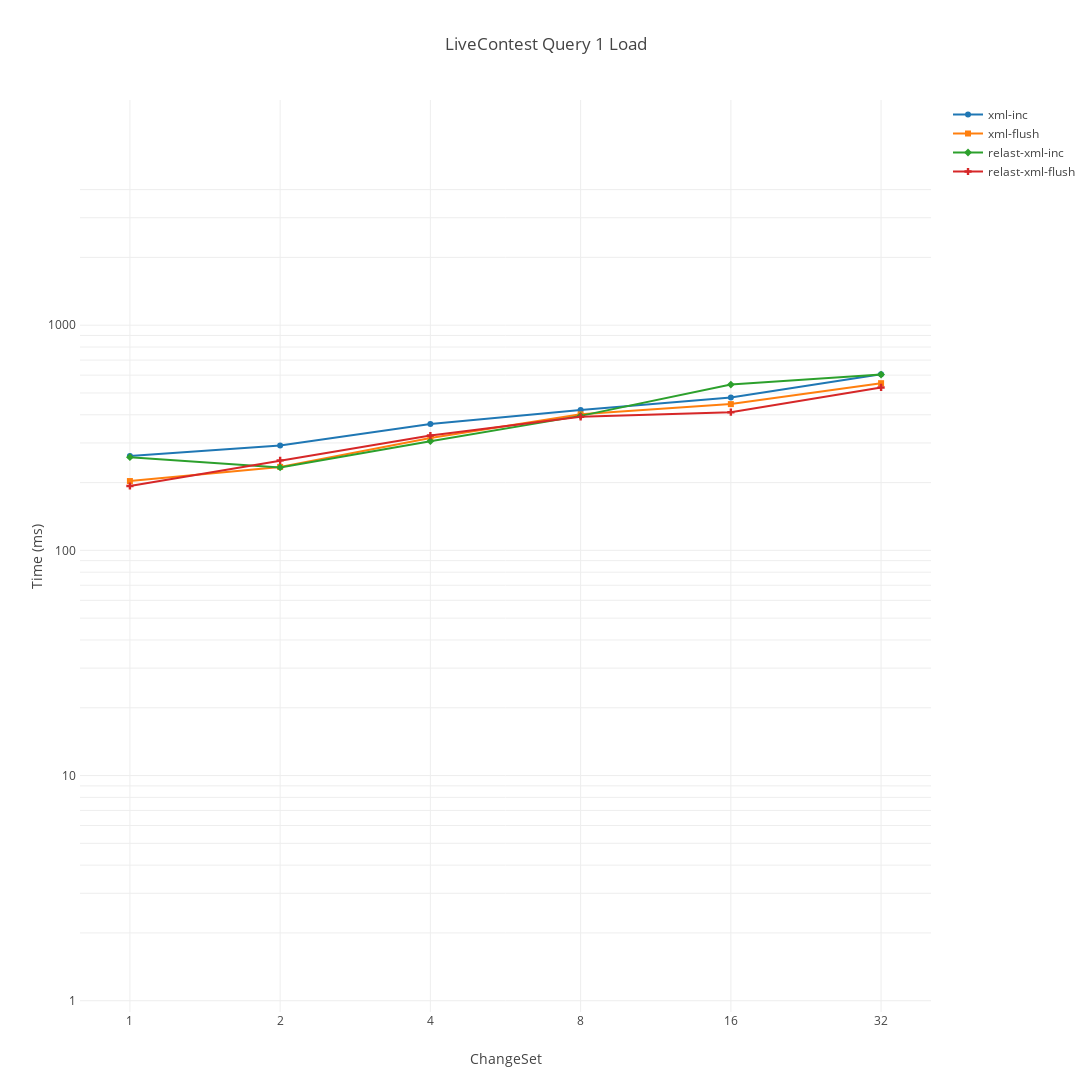
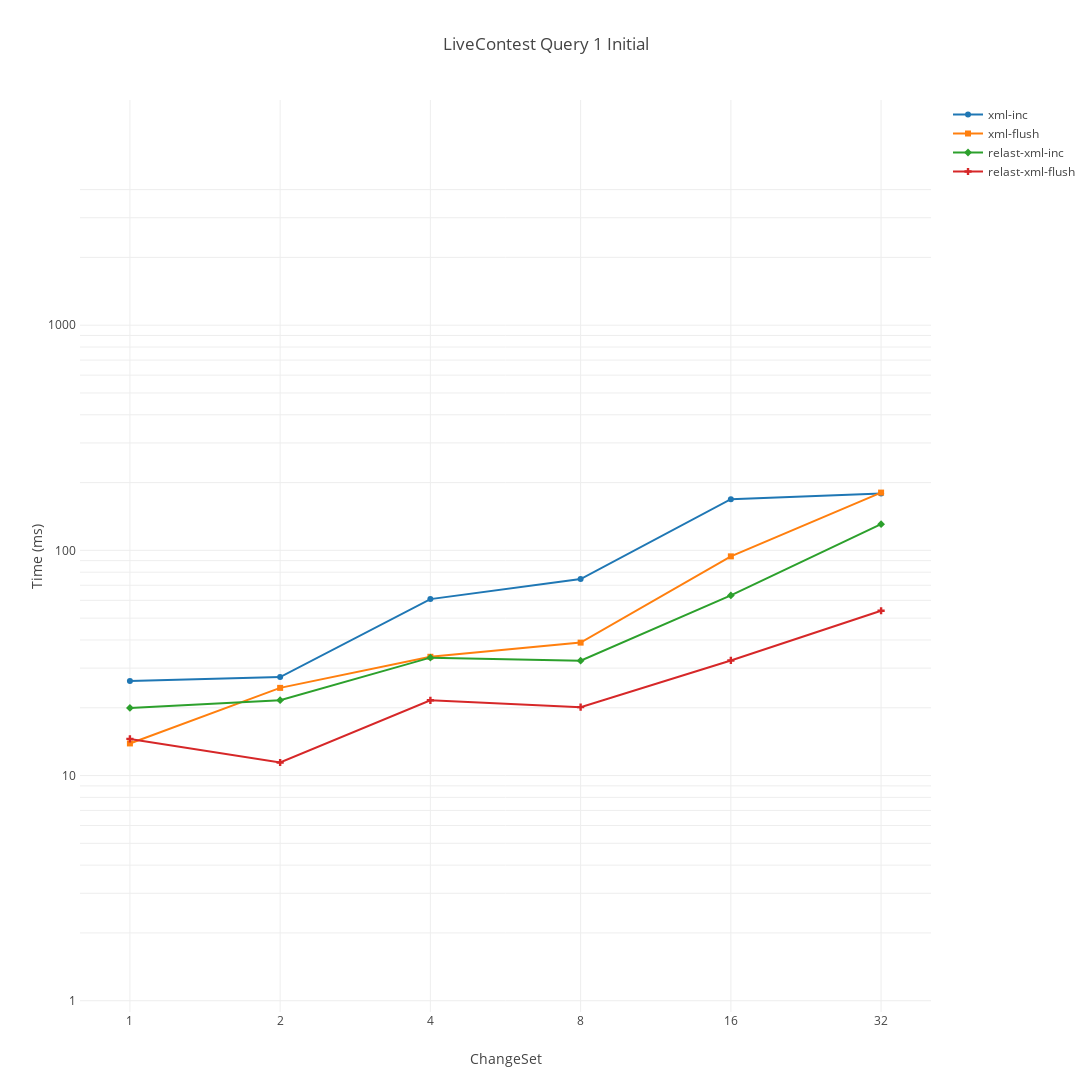
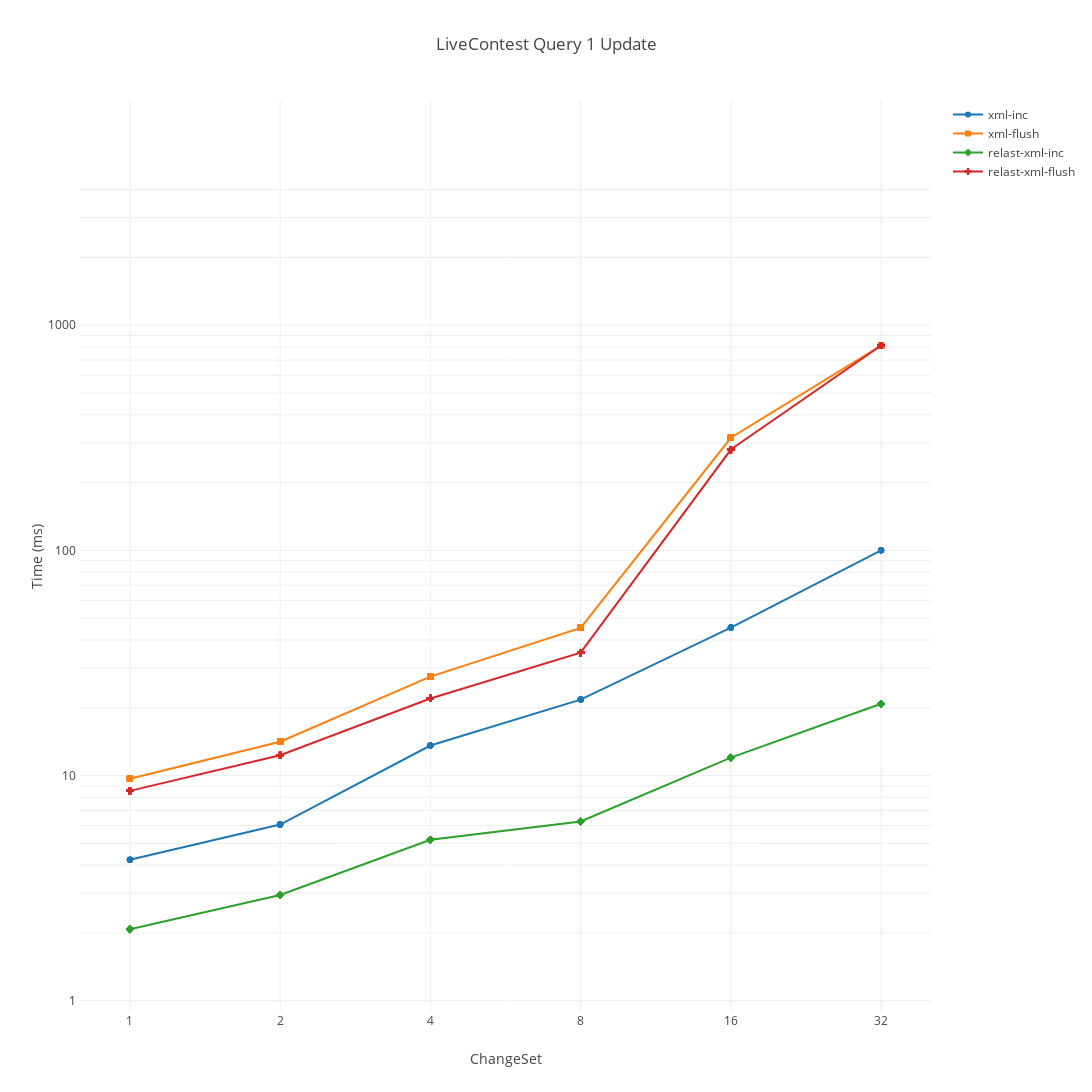
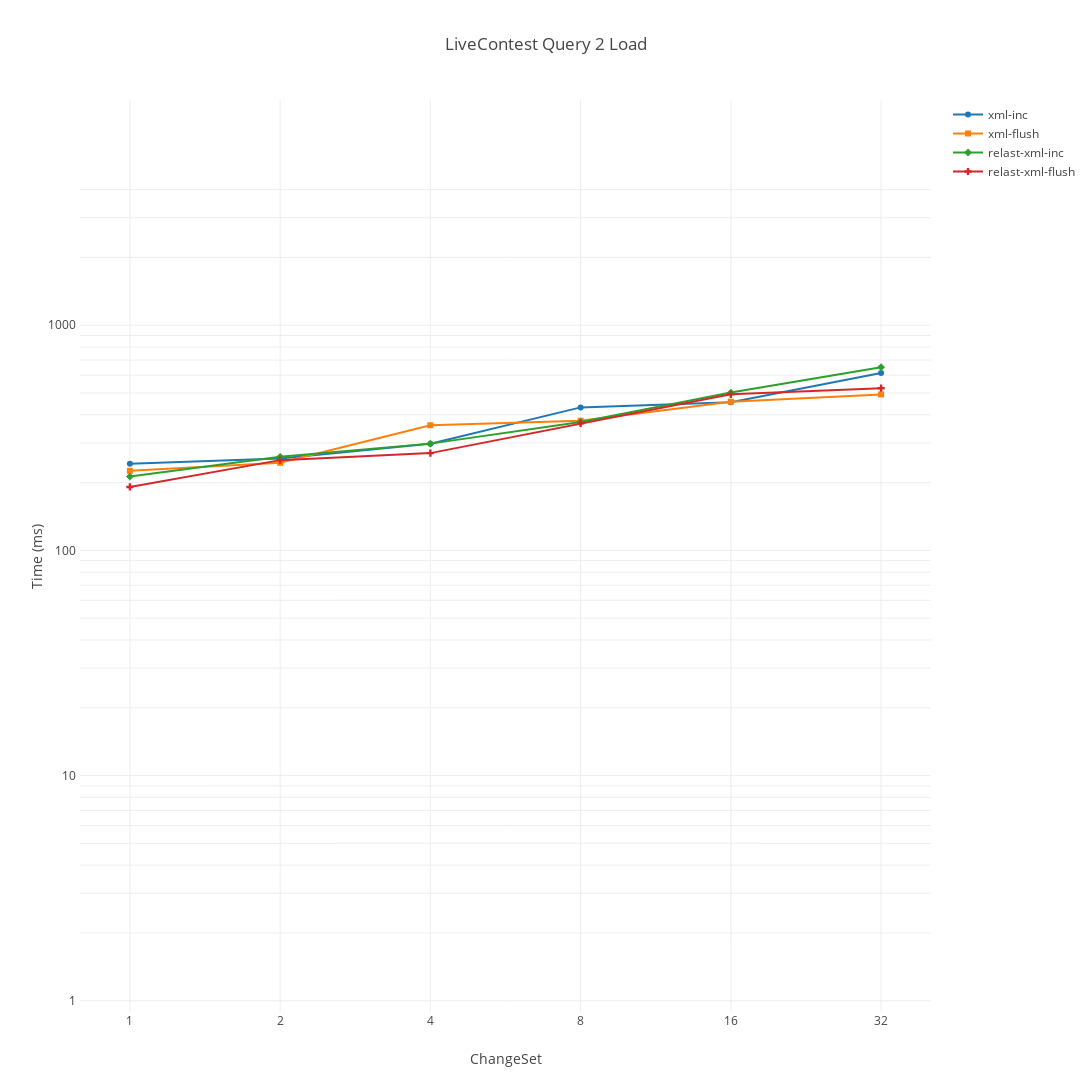

Notebook cell for these charts, in order:
### Code cell
printAll = True
files = []
for query in ('Q1', 'Q2') if printAll else ('Q1',):
    for phase in ('Load', 'Initial', 'Update') if printAll else ('Update',):
        new_data = output.query('View == @query & PhaseName == @phase')
        files.append(draw_scatter(new_data, query, phase, True, axes=create_axes(new_data, maxY=maxY)))
move_files(files)

### Figure 1 — Plotly figure (JSON) as saved in the notebook; plotly's stock layout.template omitted (floating-point values rounded to 4 significant figures)
{"data": [{"marker": {"size": 6, "symbol": 0}, "mode": "lines+markers", "name": "xml-inc", "type": "scatter", "uid": "df205542-9a52-11e8-b65a-3052cbe8778f", "x": [1, 2, 4, 8, 16, 32], "y": [262.3, 292.4, 364.2, 420.3, 477.2, 605.3]}, {"marker": {"size": 6, "symbol": 1}, "mode": "lines+markers", "name": "xml-flush", "type": "scatter", "uid": "df2057d6-9a52-11e8-b65a-3052cbe8778f", "x": [1, 2, 4, 8, 16, 32], "y": [203.2, 234.8, 315.3, 401.8, 446.2, 552.7]}, {"marker": {"size": 6, "symbol": 2}, "mode": "lines+markers", "name": "relast-xml-inc", "type": "scatter", "uid": "df205948-9a52-11e8-b65a-3052cbe8778f", "x": [1, 2, 4, 8, 16, 32], "y": [259.3, 233.5, 305.5, 395.6, 544.9, 603.2]}, {"marker": {"size": 6, "symbol": 3}, "mode": "lines+markers", "name": "relast-xml-flush", "type": "scatter", "uid": "df205a88-9a52-11e8-b65a-3052cbe8778f", "x": [1, 2, 4, 8, 16, 32], "y": [193.1, 250.9, 323.6, 391.7, 410.7, 529.1]}], "layout": {"height": 1200, "showlegend": true, "title": "LiveContest Query 1 Load", "width": 1600, "xaxis": {"range": [-0.1, 1.605], "tickvals": [1, 2, 4, 8, 16, 32], "title": "ChangeSet", "type": "log"}, "yaxis": {"exponentformat": "power", "range": [-0.05, 4], "ticktext": ["0.001 ", "", "", "", "", "", "", "", "", "0.01 ", "", "", "", "", "", "", "", "", "0.1 ", "", "", "", "", "", "", "", "", "1 ", "", "", "", "", "", "", "", "", "10 ", "", "", "", "", "", "", "", "", "100 ", "", "", "", "", "", "", "", "", "1000 ", "", "", ""], "tickvals": [0.001, 0.002, 0.003, 0.004, 0.005, 0.006, 0.007, 0.008, 0.009, 0.01, 0.02, 0.03, 0.04, 0.05, 0.06, 0.07, 0.08, 0.09, 0.1, 0.2, 0.3, 0.4, 0.5, 0.6, 0.7, 0.8, 0.9, 1, 2, 3, 4, 5, 6, 7, 8, 9, 10, 20, 30, 40, 50, 60, 70, 80, 90, 100, 200, 300, 400, 500, 600, 700, 800, 900, 1000, 2000, 3000, 4000], "title": "Time (ms)", "type": "log"}}}

### Figure 2 — Plotly figure (JSON) as saved in the notebook; plotly's stock layout.template omitted (floating-point values rounded to 4 significant figures)
{"data": [{"marker": {"size": 6, "symbol": 0}, "mode": "lines+markers", "name": "xml-inc", "type": "scatter", "uid": "dfd26804-9a52-11e8-b65a-3052cbe8778f", "x": [1, 2, 4, 8, 16, 32], "y": [26.32, 27.39, 60.75, 74.6, 168.8, 178.7]}, {"marker": {"size": 6, "symbol": 1}, "mode": "lines+markers", "name": "xml-flush", "type": "scatter", "uid": "dfd26a84-9a52-11e8-b65a-3052cbe8778f", "x": [1, 2, 4, 8, 16, 32], "y": [13.89, 24.51, 33.69, 38.93, 94.06, 180.6]}, {"marker": {"size": 6, "symbol": 2}, "mode": "lines+markers", "name": "relast-xml-inc", "type": "scatter", "uid": "dfd26c00-9a52-11e8-b65a-3052cbe8778f", "x": [1, 2, 4, 8, 16, 32], "y": [19.96, 21.61, 33.39, 32.38, 63.09, 130.7]}, {"marker": {"size": 6, "symbol": 3}, "mode": "lines+markers", "name": "relast-xml-flush", "type": "scatter", "uid": "dfd26d5e-9a52-11e8-b65a-3052cbe8778f", "x": [1, 2, 4, 8, 16, 32], "y": [14.55, 11.43, 21.59, 20.13, 32.44, 53.94]}], "layout": {"height": 1200, "showlegend": true, "title": "LiveContest Query 1 Initial", "width": 1600, "xaxis": {"range": [-0.1, 1.605], "tickvals": [1, 2, 4, 8, 16, 32], "title": "ChangeSet", "type": "log"}, "yaxis": {"exponentformat": "power", "range": [-0.05, 4], "ticktext": ["0.001 ", "", "", "", "", "", "", "", "", "0.01 ", "", "", "", "", "", "", "", "", "0.1 ", "", "", "", "", "", "", "", "", "1 ", "", "", "", "", "", "", "", "", "10 ", "", "", "", "", "", "", "", "", "100 ", "", "", "", "", "", "", "", "", "1000 ", "", "", ""], "tickvals": [0.001, 0.002, 0.003, 0.004, 0.005, 0.006, 0.007, 0.008, 0.009, 0.01, 0.02, 0.03, 0.04, 0.05, 0.06, 0.07, 0.08, 0.09, 0.1, 0.2, 0.3, 0.4, 0.5, 0.6, 0.7, 0.8, 0.9, 1, 2, 3, 4, 5, 6, 7, 8, 9, 10, 20, 30, 40, 50, 60, 70, 80, 90, 100, 200, 300, 400, 500, 600, 700, 800, 900, 1000, 2000, 3000, 4000], "title": "Time (ms)", "type": "log"}}}

### Figure 3 — Plotly figure (JSON) as saved in the notebook; plotly's stock layout.template omitted (floating-point values rounded to 4 significant figures)
{"data": [{"marker": {"size": 6, "symbol": 0}, "mode": "lines+markers", "name": "xml-inc", "type": "scatter", "uid": "e0846cb6-9a52-11e8-b65a-3052cbe8778f", "x": [1, 1, 1, 1, 1, 1, 1, 1, 1, 1, 1, 1, 1, 1, 1, 1, 1, 1, 1, 1, 2, 2, 2, 2, 2, 2, 2, 2, 2, 2, 2, 2, 2, 2, 2, 2, 2, 2, 2, 2, 4, 4, 4, 4, 4, 4, 4, 4, 4, 4, 4, 4, 4, 4, 4, 4, 4, 4, 4, 4, 8, 8, 8, 8, 8, 8, 8, 8, 8, 8, 8, 8, 8, 8, 8, 8, 8, 8, 8, 8, 16, 16, 16, 16, 16, 16, 16, 16, 16, 16, 16, 16, 16, 16, 16, 16, 16, 16, 16, 16, 32, 32, 32, 32, 32, 32, 32, 32, 32, 32, 32, 32, 32, 32, 32, 32, 32, 32, 32, 32], "y": [4.227, 4.227, 4.227, 4.227, 4.227, 4.227, 4.227, 4.227, 4.227, 4.227, 4.227, 4.227, 4.227, 4.227, 4.227, 4.227, 4.227, 4.227, 4.227, 4.227, 6.057, 6.057, 6.057, 6.057, 6.057, 6.057, 6.057, 6.057, 6.057, 6.057, 6.057, 6.057, 6.057, 6.057, 6.057, 6.057, 6.057, 6.057, 6.057, 6.057, 13.59, 13.59, 13.59, 13.59, 13.59, 13.59, 13.59, 13.59, 13.59, 13.59, 13.59, 13.59, 13.59, 13.59, 13.59, 13.59, 13.59, 13.59, 13.59, 13.59, 21.74, 21.74, 21.74, 21.74, 21.74, 21.74, 21.74, 21.74, 21.74, 21.74, 21.74, 21.74, 21.74, 21.74, 21.74, 21.74, 21.74, 21.74, 21.74, 21.74, 45.41, 45.41, 45.41, 45.41, 45.41, 45.41, 45.41, 45.41, 45.41, 45.41, 45.41, 45.41, 45.41, 45.41, 45.41, 45.41, 45.41, 45.41, 45.41, 45.41, 100.0, 100.0, 100.0, 100.0, 100.0, 100.0, 100.0, 100.0, 100.0, 100.0, 100.0, 100.0, 100.0, 100.0, 100.0, 100.0, 100.0, 100.0, 100.0, 100.0]}, {"marker": {"size": 6, "symbol": 1}, "mode": "lines+markers", "name": "xml-flush", "type": "scatter", "uid": "e0847242-9a52-11e8-b65a-3052cbe8778f", "x": [1, 1, 1, 1, 1, 1, 1, 1, 1, 1, 1, 1, 1, 1, 1, 1, 1, 1, 1, 1, 2, 2, 2, 2, 2, 2, 2, 2, 2, 2, 2, 2, 2, 2, 2, 2, 2, 2, 2, 2, 4, 4, 4, 4, 4, 4, 4, 4, 4, 4, 4, 4, 4, 4, 4, 4, 4, 4, 4, 4, 8, 8, 8, 8, 8, 8, 8, 8, 8, 8, 8, 8, 8, 8, 8, 8, 8, 8, 8, 8, 16, 16, 16, 16, 16, 16, 16, 16, 16, 16, 16, 16, 16, 16, 16, 16, 16, 16, 16, 16, 32, 32, 32, 32, 32, 32, 32, 32, 32, 32, 32, 32, 32, 32, 32, 32, 32, 32, 32, 32], "y": [9.673, 9.673, 9.673, 9.673, 9.673, 9.673, 9.673, 9.673, 9.673, 9.673, 9.673, 9.673, 9.673, 9.673, 9.673, 9.673, 9.673, 9.673, 9.673, 9.673, 14.14, 14.14, 14.14, 14.14, 14.14, 14.14, 14.14, 14.14, 14.14, 14.14, 14.14, 14.14, 14.14, 14.14, 14.14, 14.14, 14.14, 14.14, 14.14, 14.14, 27.49, 27.49, 27.49, 27.49, 27.49, 27.49, 27.49, 27.49, 27.49, 27.49, 27.49, 27.49, 27.49, 27.49, 27.49, 27.49, 27.49, 27.49, 27.49, 27.49, 45.28, 45.28, 45.28, 45.28, 45.28, 45.28, 45.28, 45.28, 45.28, 45.28, 45.28, 45.28, 45.28, 45.28, 45.28, 45.28, 45.28, 45.28, 45.28, 45.28, 316.2, 316.2, 316.2, 316.2, 316.2, 316.2, 316.2, 316.2, 316.2, 316.2, 316.2, 316.2, 316.2, 316.2, 316.2, 316.2, 316.2, 316.2, 316.2, 316.2, 810.8, 810.8, 810.8, 810.8, 810.8, 810.8, 810.8, 810.8, 810.8, 810.8, 810.8, 810.8, 810.8, 810.8, 810.8, 810.8, 810.8, 810.8, 810.8, 810.8]}, {"marker": {"size": 6, "symbol": 2}, "mode": "lines+markers", "name": "relast-xml-inc", "type": "scatter", "uid": "e0847576-9a52-11e8-b65a-3052cbe8778f", "x": [1, 1, 1, 1, 1, 1, 1, 1, 1, 1, 1, 1, 1, 1, 1, 1, 1, 1, 1, 1, 2, 2, 2, 2, 2, 2, 2, 2, 2, 2, 2, 2, 2, 2, 2, 2, 2, 2, 2, 2, 4, 4, 4, 4, 4, 4, 4, 4, 4, 4, 4, 4, 4, 4, 4, 4, 4, 4, 4, 4, 8, 8, 8, 8, 8, 8, 8, 8, 8, 8, 8, 8, 8, 8, 8, 8, 8, 8, 8, 8, 16, 16, 16, 16, 16, 16, 16, 16, 16, 16, 16, 16, 16, 16, 16, 16, 16, 16, 16, 16, 32, 32, 32, 32, 32, 32, 32, 32, 32, 32, 32, 32, 32, 32, 32, 32, 32, 32, 32, 32], "y": [2.076, 2.076, 2.076, 2.076, 2.076, 2.076, 2.076, 2.076, 2.076, 2.076, 2.076, 2.076, 2.076, 2.076, 2.076, 2.076, 2.076, 2.076, 2.076, 2.076, 2.95, 2.95, 2.95, 2.95, 2.95, 2.95, 2.95, 2.95, 2.95, 2.95, 2.95, 2.95, 2.95, 2.95, 2.95, 2.95, 2.95, 2.95, 2.95, 2.95, 5.182, 5.182, 5.182, 5.182, 5.182, 5.182, 5.182, 5.182, 5.182, 5.182, 5.182, 5.182, 5.182, 5.182, 5.182, 5.182, 5.182, 5.182, 5.182, 5.182, 6.251, 6.251, 6.251, 6.251, 6.251, 6.251, 6.251, 6.251, 6.251, 6.251, 6.251, 6.251, 6.251, 6.251, 6.251, 6.251, 6.251, 6.251, 6.251, 6.251, 12.02, 12.02, 12.02, 12.02, 12.02, 12.02, 12.02, 12.02, 12.02, 12.02, 12.02, 12.02, 12.02, 12.02, 12.02, 12.02, 12.02, 12.02, 12.02, 12.02, 20.83, 20.83, 20.83, 20.83, 20.83, 20.83, 20.83, 20.83, 20.83, 20.83, 20.83, 20.83, 20.83, 20.83, 20.83, 20.83, 20.83, 20.83, 20.83, 20.83]}, {"marker": {"size": 6, "symbol": 3}, "mode": "lines+markers", "name": "relast-xml-flush", "type": "scatter", "uid": "e084779c-9a52-11e8-b65a-3052cbe8778f", "x": [1, 1, 1, 1, 1, 1, 1, 1, 1, 1, 1, 1, 1, 1, 1, 1, 1, 1, 1, 1, 2, 2, 2, 2, 2, 2, 2, 2, 2, 2, 2, 2, 2, 2, 2, 2, 2, 2, 2, 2, 4, 4, 4, 4, 4, 4, 4, 4, 4, 4, 4, 4, 4, 4, 4, 4, 4, 4, 4, 4, 8, 8, 8, 8, 8, 8, 8, 8, 8, 8, 8, 8, 8, 8, 8, 8, 8, 8, 8, 8, 16, 16, 16, 16, 16, 16, 16, 16, 16, 16, 16, 16, 16, 16, 16, 16, 16, 16, 16, 16, 32, 32, 32, 32, 32, 32, 32, 32, 32, 32, 32, 32, 32, 32, 32, 32, 32, 32, 32, 32], "y": [8.551, 8.551, 8.551, 8.551, 8.551, 8.551, 8.551, 8.551, 8.551, 8.551, 8.551, 8.551, 8.551, 8.551, 8.551, 8.551, 8.551, 8.551, 8.551, 8.551, 12.3, 12.3, 12.3, 12.3, 12.3, 12.3, 12.3, 12.3, 12.3, 12.3, 12.3, 12.3, 12.3, 12.3, 12.3, 12.3, 12.3, 12.3, 12.3, 12.3, 22.0, 22.0, 22.0, 22.0, 22.0, 22.0, 22.0, 22.0, 22.0, 22.0, 22.0, 22.0, 22.0, 22.0, 22.0, 22.0, 22.0, 22.0, 22.0, 22.0, 35.13, 35.13, 35.13, 35.13, 35.13, 35.13, 35.13, 35.13, 35.13, 35.13, 35.13, 35.13, 35.13, 35.13, 35.13, 35.13, 35.13, 35.13, 35.13, 35.13, 280.4, 280.4, 280.4, 280.4, 280.4, 280.4, 280.4, 280.4, 280.4, 280.4, 280.4, 280.4, 280.4, 280.4, 280.4, 280.4, 280.4, 280.4, 280.4, 280.4, 812.6, 812.6, 812.6, 812.6, 812.6, 812.6, 812.6, 812.6, 812.6, 812.6, 812.6, 812.6, 812.6, 812.6, 812.6, 812.6, 812.6, 812.6, 812.6, 812.6]}], "layout": {"height": 1200, "showlegend": true, "title": "LiveContest Query 1 Update", "width": 1600, "xaxis": {"range": [-0.1, 1.605], "tickvals": [1, 2, 4, 8, 16, 32], "title": "ChangeSet", "type": "log"}, "yaxis": {"exponentformat": "power", "range": [-0.05, 4], "ticktext": ["0.001 ", "", "", "", "", "", "", "", "", "0.01 ", "", "", "", "", "", "", "", "", "0.1 ", "", "", "", "", "", "", "", "", "1 ", "", "", "", "", "", "", "", "", "10 ", "", "", "", "", "", "", "", "", "100 ", "", "", "", "", "", "", "", "", "1000 ", "", "", ""], "tickvals": [0.001, 0.002, 0.003, 0.004, 0.005, 0.006, 0.007, 0.008, 0.009, 0.01, 0.02, 0.03, 0.04, 0.05, 0.06, 0.07, 0.08, 0.09, 0.1, 0.2, 0.3, 0.4, 0.5, 0.6, 0.7, 0.8, 0.9, 1, 2, 3, 4, 5, 6, 7, 8, 9, 10, 20, 30, 40, 50, 60, 70, 80, 90, 100, 200, 300, 400, 500, 600, 700, 800, 900, 1000, 2000, 3000, 4000], "title": "Time (ms)", "type": "log"}}}

### Figure 4 — Plotly figure (JSON) as saved in the notebook; plotly's stock layout.template omitted (floating-point values rounded to 4 significant figures)
{"data": [{"marker": {"size": 6, "symbol": 0}, "mode": "lines+markers", "name": "xml-inc", "type": "scatter", "uid": "e138b676-9a52-11e8-b65a-3052cbe8778f", "x": [1, 2, 4, 8, 16, 32], "y": [242.7, 255.9, 297.7, 431.5, 455.1, 612.7]}, {"marker": {"size": 6, "symbol": 1}, "mode": "lines+markers", "name": "xml-flush", "type": "scatter", "uid": "e138bcb6-9a52-11e8-b65a-3052cbe8778f", "x": [1, 2, 4, 8, 16, 32], "y": [225.5, 244.8, 359.5, 376.4, 457.2, 492.6]}, {"marker": {"size": 6, "symbol": 2}, "mode": "lines+markers", "name": "relast-xml-inc", "type": "scatter", "uid": "e138bf4a-9a52-11e8-b65a-3052cbe8778f", "x": [1, 2, 4, 8, 16, 32], "y": [212.7, 260.4, 297.9, 371.6, 502.2, 650.8]}, {"marker": {"size": 6, "symbol": 3}, "mode": "lines+markers", "name": "relast-xml-flush", "type": "scatter", "uid": "e138c184-9a52-11e8-b65a-3052cbe8778f", "x": [1, 2, 4, 8, 16, 32], "y": [191.3, 251.6, 270.3, 366.3, 493.1, 525.0]}], "layout": {"height": 1200, "showlegend": true, "title": "LiveContest Query 2 Load", "width": 1600, "xaxis": {"range": [-0.1, 1.605], "tickvals": [1, 2, 4, 8, 16, 32], "title": "ChangeSet", "type": "log"}, "yaxis": {"exponentformat": "power", "range": [-0.05, 4], "ticktext": ["0.001 ", "", "", "", "", "", "", "", "", "0.01 ", "", "", "", "", "", "", "", "", "0.1 ", "", "", "", "", "", "", "", "", "1 ", "", "", "", "", "", "", "", "", "10 ", "", "", "", "", "", "", "", "", "100 ", "", "", "", "", "", "", "", "", "1000 ", "", "", ""], "tickvals": [0.001, 0.002, 0.003, 0.004, 0.005, 0.006, 0.007, 0.008, 0.009, 0.01, 0.02, 0.03, 0.04, 0.05, 0.06, 0.07, 0.08, 0.09, 0.1, 0.2, 0.3, 0.4, 0.5, 0.6, 0.7, 0.8, 0.9, 1, 2, 3, 4, 5, 6, 7, 8, 9, 10, 20, 30, 40, 50, 60, 70, 80, 90, 100, 200, 300, 400, 500, 600, 700, 800, 900, 1000, 2000, 3000, 4000], "title": "Time (ms)", "type": "log"}}}
